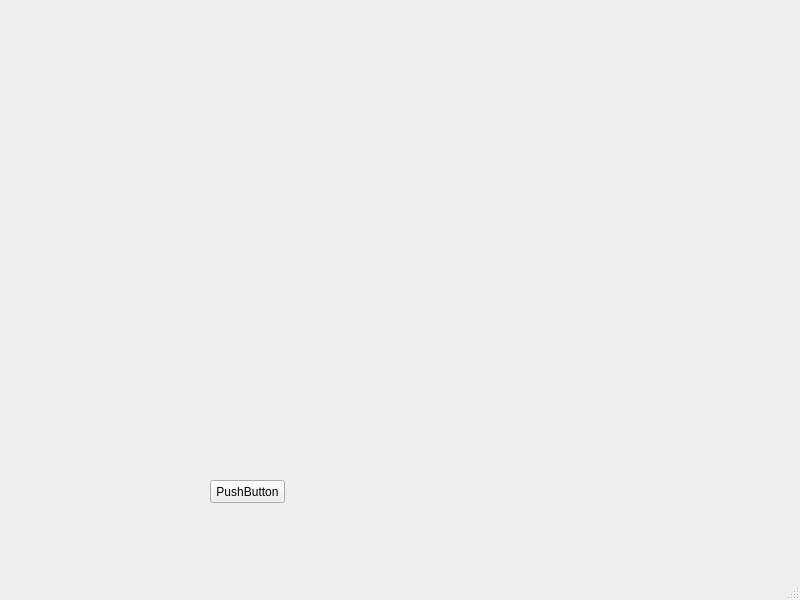
<?xml version="1.0" encoding="UTF-8"?>
<ui version="4.0">
 <class>MainWindow</class>
 <widget class="QMainWindow" name="MainWindow">
  <property name="geometry">
   <rect>
    <x>0</x>
    <y>0</y>
    <width>800</width>
    <height>600</height>
   </rect>
  </property>
  <property name="windowTitle">
   <string>MainWindow</string>
  </property>
  <widget class="QWidget" name="centralwidget">
   <widget class="QWidget" name="verticalLayoutWidget">
    <property name="geometry">
     <rect>
      <x>40</x>
      <y>30</y>
      <width>581</width>
      <height>391</height>
     </rect>
    </property>
    <layout class="QVBoxLayout" name="verticalLayout"/>
   </widget>
   <widget class="QPushButton" name="pushButton">
    <property name="geometry">
     <rect>
      <x>210</x>
      <y>480</y>
      <width>75</width>
      <height>23</height>
     </rect>
    </property>
    <property name="text">
     <string>PushButton</string>
    </property>
   </widget>
  </widget>
  <widget class="QMenuBar" name="menubar">
   <property name="geometry">
    <rect>
     <x>0</x>
     <y>0</y>
     <width>800</width>
     <height>21</height>
    </rect>
   </property>
  </widget>
  <widget class="QStatusBar" name="statusbar"/>
 </widget>
 <resources/>
 <connections/>
</ui>
